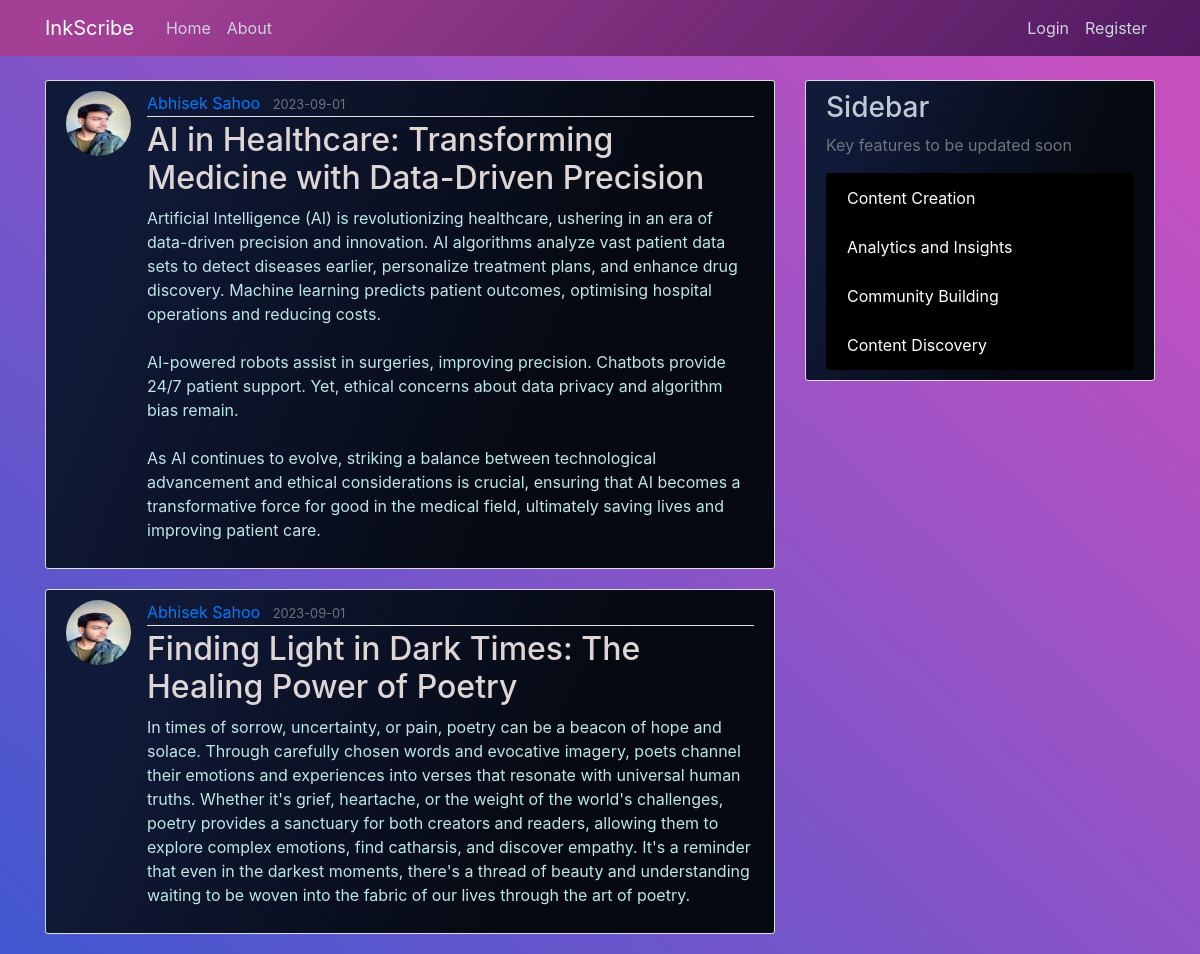
Page /home on the earlier database version.
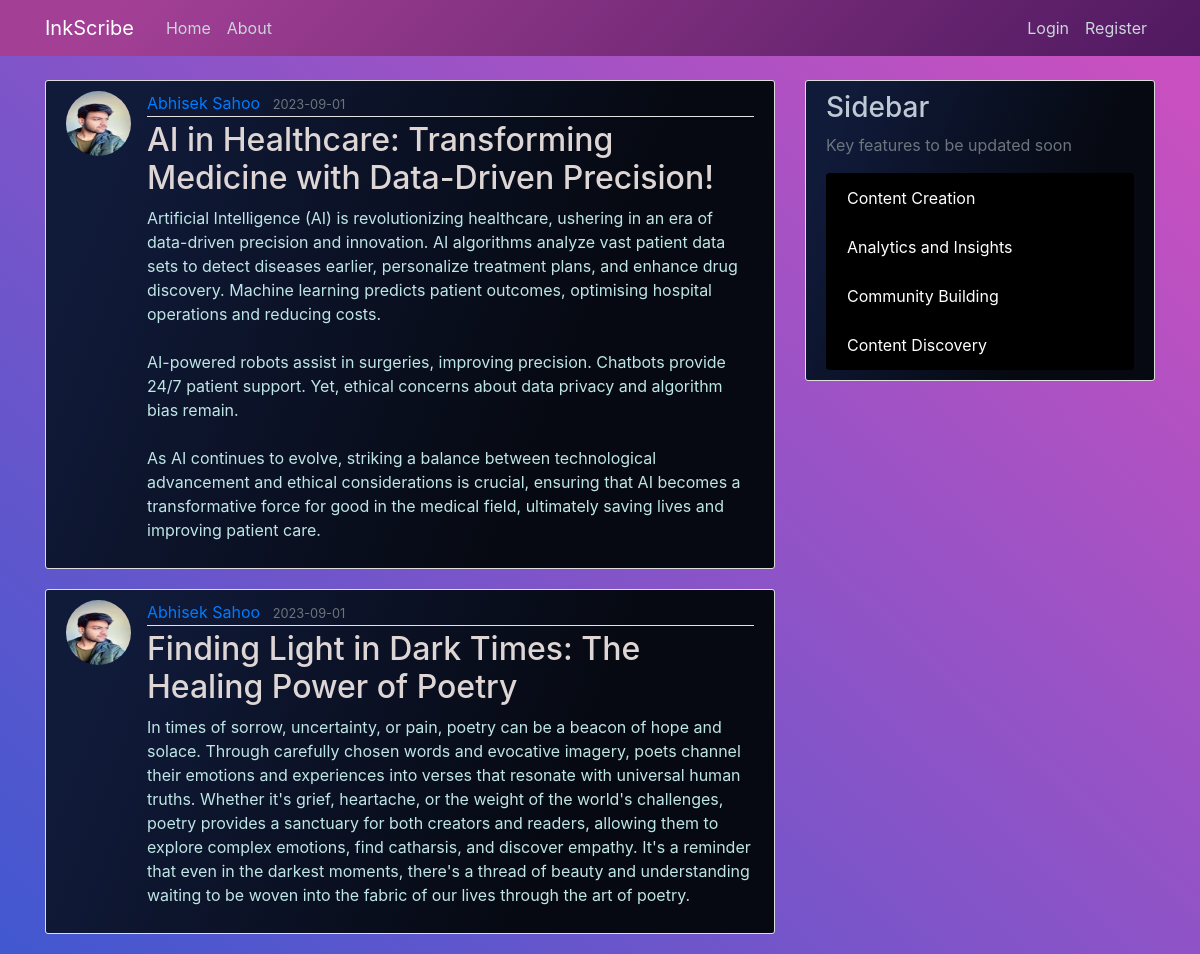
Same page on the later database version.
### flaskblog/models.py (models this page shows, shortened)
class Post(db.Model):
    id = db.Column(db.Integer, primary_key=True)
    title = db.Column(db.String(100), nullable=False)
    date_posted = db.Column(db.DateTime, nullable=False, default=datetime.utcnow)
    content = db.Column(db.Text, nullable=False)
    user_id = db.Column(db.Integer, db.ForeignKey('user.id'), nullable=False)

class User(UserMixin, db.Model):
    id = db.Column(db.Integer, primary_key=True)
    username = db.Column(db.String(20), unique=True, nullable=False)
    email = db.Column(db.String(120), unique=True, nullable=False)
    image_file = db.Column(db.String(20), nullable=False, default='default.jpeg')
    password = db.Column(db.String(60), nullable=False)
    posts = db.relationship('Post', backref='author', lazy=True)

### flaskblog/routes.py (the view)
@app.route("/")
@app.route("/home")
def home():
    page = request.args.get('page', 1, type=int)
    posts = Post.query.order_by(Post.date_posted.desc()).paginate(page=page, per_page=2)
    return render_template('home.html', posts=posts)

### flaskblog/templates/home.html
{% extends "layout.html" %}
{% block content %}
    {% for post in posts %}
        <article class="media content-section">
          <img class="rounded-circle article-img" src="{{ url_for('static', filename='profile_pics/' + post.author.image_file) }}">
          <div class="media-body">
            <div class="article-metadata">
              <a class="mr-2" href="#">{{ post.author.username }}</a>
              <small class="text-muted">{{ post.date_posted.strftime('%Y-%m-%d') }}</small>
            </div>
            <h2><a class="article-title" href="{{ url_for('post', post_id=post.id) }}">{{ post.title }}</a></h2>
            <p class="article-content">{{ post.content }}</p>
          </div>
        </article>
    {% endfor %}
{% endblock content %}

### flaskblog/templates/layout.html (shortened to what this page needs)
<!DOCTYPE html>
<html>
<head>
    <link rel="stylesheet" href="https://maxcdn.bootstrapcdn.com/bootstrap/4.0.0/css/bootstrap.min.css">
    <link rel="stylesheet" type="text/css" href="{{ url_for('static', filename='main.css') }}">
</head>
<body>
    <header class="site-header">
        <nav class="navbar navbar-expand-md navbar-dark bg-steel fixed-top">
            <div class="container">
                <a class="navbar-brand mr-4" href="/">InkScribe</a>
                <div class="collapse navbar-collapse" id="navbarToggle">
                    <ul class="navbar-nav mr-auto">
                        <li class="nav-item">
                            <a class="nav-link" href="{{ url_for('home') }}">Home</a>
                        </li>
                        <li class="nav-item">
                            <a class="nav-link" href="{{ url_for('about') }}">About</a>
                        </li>
                    </ul>
                    <ul class="navbar-nav">
                        {% if current_user.is_authenticated %}
                            <li class="nav-item">
                                <a class="nav-link" href="{{ url_for('new_post') }}">New Post</a>
                            </li>
                            <li class="nav-item">
                                <a class="nav-link" href="{{ url_for('account') }}">Account</a>
                            </li>
                            <li class="nav-item">
                                <a class="nav-link" href="{{ url_for('logout') }}">Logout</a>
                            </li>
                        {% else %}
                            <li class="nav-item">
                                <a class="nav-link" href="{{ url_for('login') }}">Login</a>
                            </li>
                            <li class="nav-item">
                                <a class="nav-link" href="{{ url_for('register') }}">Register</a>
                            </li>
                        {% endif %}
                    </ul>
                </div>
            </div>
        </nav>
    </header>
    <main role="main" class="container">
        <div class="row">
            <div class="col-md-8">
                {% block content %}{% endblock %}
            </div>
            <div class="col-md-4">
                <div class="content-section">
                    <h3>Sidebar</h3>
                    <p class="text-muted">Key features to be updated soon</p>
                    <ul class="list-group">
                      <li class="list-group-item list-group-item-light" style="background-color: black; color: white;">Content Creation</li>
                      <li class="list-group-item list-group-item-light" style="background-color: black; color: white;">Analytics and Insights</li>
                      <li class="list-group-item list-group-item-light" style="background-color: black; color: white;">Community Building</li>
                      <li class="list-group-item list-group-item-light" style="background-color: black; color: white;">Content Discovery</li>
                  </ul>
                </div>
            </div>
        </div>
    </main>
</body>
</html>

### flaskblog/static/main.css (style rules this page uses)
body { background-color: #4158D0; background-image: linear-gradient(43deg, #4158D0 0%, #C850C0 94%); color: #555555; margin-top: 5rem; }
h1, h2, h3, h4, h5, h6 { color: rgb(190, 201, 211); transition: color 0.3s ease; }
.bg-steel { background-image: linear-gradient( 135deg, #a34096 10%, #4f1960 100%); }
.site-header .navbar-nav .nav-link { color: #cbd5db; transition: color 0.3s ease; }
.content-section { background: linear-gradient(112.1deg, rgb(16, 26, 57) 11.4%, rgb(6, 9, 17) 70.2%); padding: 10px 20px; border: 1px solid #dddddd; border-radius: 3px; margin-bottom: 20px; transition: background 0.3s ease, box-shadow 0.3s ease; }
.article-title { color: rgb(222, 213, 213); transition: color 0.3s ease; }
.article-content { white-space: pre-line; color: rgb(191, 230, 230); }
.article-img { height: 65px; width: 65px; margin-right: 16px; transition: transform 0.3s ease; }
.article-metadata { padding-bottom: 1px; margin-bottom: 4px; border-bottom: 1px solid #e3e3e3; }

Differences in the rows shown:
changed Post: title "AI in Healthcare: Transforming Medicine with Data-Driven Precision" → "AI in Healthcare: Transforming Medicine with Data-Driven Precision!"
